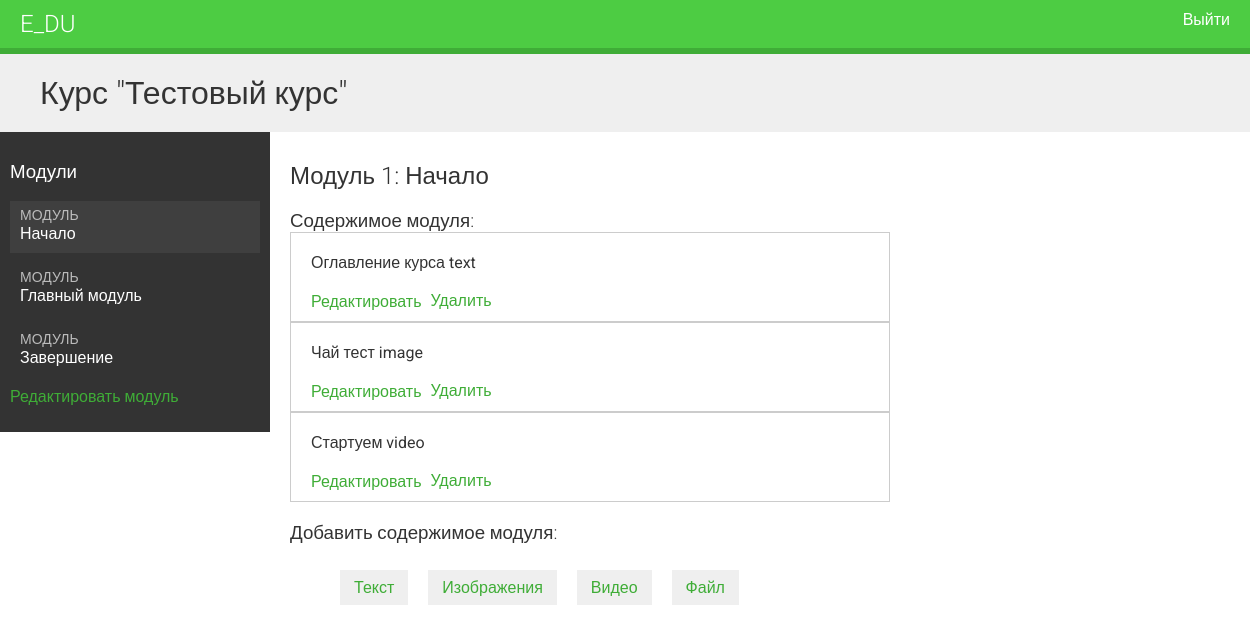
The app's page /course/module/12/ (signed in) with its own data.
### courses/models.py (models this page shows, shortened)
class Course(models.Model):
    owner = models.ForeignKey(
        User, related_name='courses_created', on_delete=models.CASCADE)
    subject = models.ForeignKey(
        Subject, related_name='courses', on_delete=models.CASCADE)
    title = models.CharField(max_length=200)
    slug = models.SlugField(max_length=200, unique=True)
    overview = models.TextField()
    created = models.DateTimeField(auto_now_add=True)
    students = models.ManyToManyField(
        User, related_name='courses_joined', blank=True)
    class Meta:
        ordering = [
            '-created',
        ]

class Module(models.Model):
    course = models.ForeignKey(
        Course, related_name='modules', on_delete=models.CASCADE)
    title = models.CharField(max_length=200)
    description = models.TextField(blank=True)
    order = OrderField(blank=True, for_fields=['course'])
    class Meta:
        ordering = [
            'order'
        ]

class Content(models.Model):
    module = models.ForeignKey(
        Module, related_name='contents', on_delete=models.CASCADE)
    content_type = models.ForeignKey(ContentType, on_delete=models.CASCADE, limit_choices_to={
                                     'model__in': ('text', 'video', 'image', 'file')})
    object_id = models.PositiveIntegerField()
    item = GenericForeignKey('content_type', 'object_id')
    order = OrderField(blank=True, for_fields=['module'])
    class Meta:
        ordering = [
            'order'
        ]

class ItemBase(models.Model):
    owner = models.ForeignKey(
        User, related_name='%(class)s_related', on_delete=models.CASCADE)
    title = models.CharField(max_length=250)
    created = models.DateTimeField(auto_now_add=True)
    updated = models.DateTimeField(auto_now=True)
    class Meta:
        abstract = True
    def __str__(self):
        return self.title

class Text(ItemBase):
    content = models.TextField()

class Image(ItemBase):
    file = models.FileField(upload_to='images')

class Video(ItemBase):
    url = models.URLField()

### courses/views.py (the view)
# urls.py: path('module/<int:module_id>/', views.ModuleContentListView.as_view(),
class ModuleContentListView(TemplateResponseMixin, View):
    template_name = 'courses/manage/module/content_list.html'
    def get(self, request, module_id):
        module = get_object_or_404(
            Module, id=module_id, course__owner=request.user)
        return self.render_to_response({'module': module})

### courses/templatetags/course.py (called while the page is built)
@register.filter
def model_name(obj):
    try:
        return obj._meta.model_name
    except AttributeError:
        return None

### courses/templates/courses/manage/module/content_list.html (shortened to what this page needs)
{% extends 'base.html' %}
{% load course %}
{% block content %}
    {% with course=module.course %}
        <h1>Курс "{{ course.title }}"</h1>
        <div class="contents">
            <h3>Модули</h3>
            <ul id="modules">
                {% for m in course.modules.all %}
                    <li data-id="{{ m.id }}" {% if m == module %} class="selected"{% endif %}>
                        <a href="{% url 'module_content_list' m.id %}">
                            <span>
                                Модуль
                            </span>
                            <br>
                            {{ m.title }}
                        </a>
                    </li>
                {% empty %}
                    <li>Модулей пока нет</li>
                {% endfor %}
            </ul>
            <p><a href="{% url 'course_module_update' course.id %}">
                Редактировать модуль
            </a></p>
        </div>
        <div class="module">
            <h2>Модуль {{ module.order|add:1 }}: {{ module.title }}</h2>
            <h3>Содержимое модуля:</h3>
            <div id="module-contents">
                {% for content in module.contents.all %}
                    <div data-id="{{ content.id }}">
                        {% with item=content.item %}
                            <p>{{ item }} {{ item|model_name }}</p>
                            <a href="{% url 'module_content_update' module.id item|model_name item.id %}">Редактировать</a>
                            <form action="{% url 'module_content_delete' content.id %}" method="post">
                                <input type="submit" value="Удалить">
                            </form>
                        {% endwith %}
                    </div>
                {% empty %}
                    <p>В этом модуле еще нет содержимого</p>
                {% endfor %}
            </div>
            <h3>Добавить содержимое модуля:</h3>
            <ul class="content-types">
                <li>
                    <a href="{% url 'module_content_create' module.id 'text' %}">
                        Текст
                    </a>
                </li>
                <li>
                    <a href="{% url 'module_content_create' module.id 'image' %}">
                        Изображения
                    </a>
                </li>
                <li>
                    <a href="{% url 'module_content_create' module.id 'video' %}">
                        Видео
                    </a>
                </li>
                <li>
                    <a href="{% url 'module_content_create' module.id 'file' %}">
                        Файл
                    </a>
                </li>
            </ul>
        </div>
    {% endwith %}
{% endblock  %}

### courses/static/css/base.css (style rules this page uses)
body { margin:0; font-family:'Roboto', sans-serif; font-weight:400; color:#333; }
a { color:#3fad37; text-decoration:none; }
ul { float:left; }
h1, h2, h3, h4, h5, h6 { font-family:'Roboto', sans-serif; font-weight:300; }
h1 { background:#efefef; width:100%; overflow:auto; padding:20px 0 20px 40px; margin:0; }
.module { padding:10px 20px; float:left; width:600px; }
.module h3 { margin:20px 0 0; padding:0; width:100%; }
.module p { margin:10px 0 20px; width:100%; float:left; }
.contents { width:20%; padding:10px; float:left; background:#333; color: #fff; font-family:'Roboto', sans-serif; }
.contents ul { list-style:none; margin:0; padding:0; width:100%; }
.contents ul li { margin:0 0 10px 0; padding:4px 10px 10px; overflow:auto; cursor:move; }
.contents ul li.selected { background:#3f3f3f; }
.contents ul span { text-transform:uppercase; color:#bbb; font-size:14px; }
.contents ul a { display:block; color:#fff; text-decoration:none; }
ul.content-types li { list-style:none; float:left; margin:10px; background:#efefef; padding:8px 14px; }
input, select, textarea { border:1px solid #ccc; border-bottom:3px solid #ccc; padding:8px 12px; font-size:16px; font-family:'Roboto', sans-serif; float:left; clear:both; width:300px; }
input[type=submit], a.button { border-radius:5px; background:#4dcc43; color:#fff; font-size:16px; text-transform:uppercase; border:none; padding:10px 20px; margin:20px 0; }
#module-contents div { padding:10px 20px; border:1px solid #ccc; background:#fff }
#module-contents form { margin:0; padding:0; }
#module-contents input[type=submit] { color:#3fad37; background:none; margin:-20px 0 0; padding:0; float:left; text-transform:none; }

### records on screen
Course: title "Тестовый курс"
Module: title "Начало", order|add "1"
Module: title "Главный модуль"
Module: title "Завершение"
Content: item "Оглавление курса", item|model_name "text"
Content: item "Чай тест", item|model_name "image"
Content: item "Стартуем", item|model_name "video"
